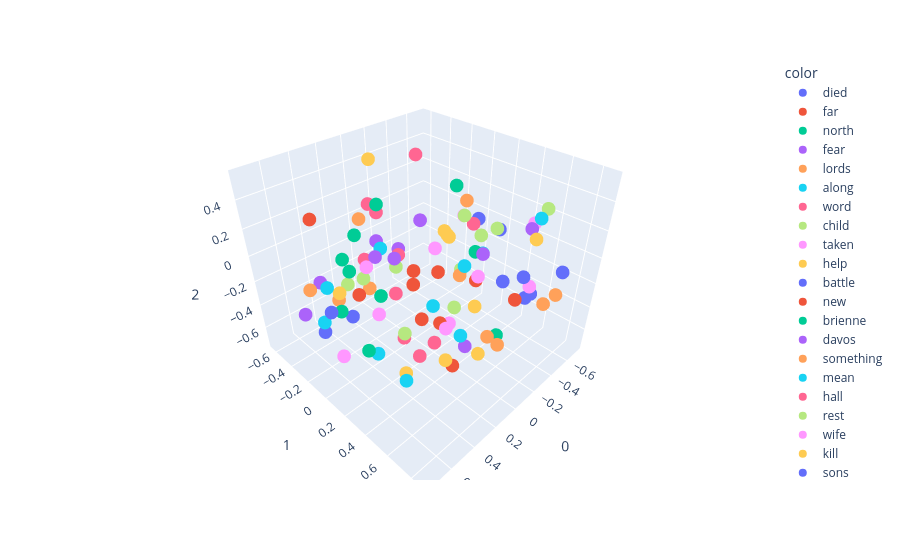

Notebook code for this chart:
### Code cell
import plotly.express as px

fig = px.scatter_3d(
    X[200:300],
    x=0, y=1, z=2,
    color=y[200:300],
    color_continuous_scale="Plasma"
)

fig.show()

### Figure 1 — Plotly figure (JSON) as saved in the notebook; plotly's stock layout.template omitted (floating-point values rounded to 4 significant figures)
{"data": [{"hovertemplate": "color=died<br>0=%{x}<br>1=%{y}<br>2=%{z}<extra></extra>", "legendgroup": "died", "marker": {"color": "#636efa", "symbol": "circle"}, "mode": "markers", "name": "died", "scene": "scene", "showlegend": true, "type": "scatter3d", "x": [-0.353], "y": [0.628], "z": [-0.08094]}, {"hovertemplate": "color=far<br>0=%{x}<br>1=%{y}<br>2=%{z}<extra></extra>", "legendgroup": "far", "marker": {"color": "#EF553B", "symbol": "circle"}, "mode": "markers", "name": "far", "scene": "scene", "showlegend": true, "type": "scatter3d", "x": [-0.001921], "y": [0.07323], "z": [-0.5517]}, {"hovertemplate": "color=north<br>0=%{x}<br>1=%{y}<br>2=%{z}<extra></extra>", "legendgroup": "north", "marker": {"color": "#00cc96", "symbol": "circle"}, "mode": "markers", "name": "north", "scene": "scene", "showlegend": true, "type": "scatter3d", "x": [-0.1081], "y": [0.637], "z": [-0.405]}, {"hovertemplate": "color=fear<br>0=%{x}<br>1=%{y}<br>2=%{z}<extra></extra>", "legendgroup": "fear", "marker": {"color": "#ab63fa", "symbol": "circle"}, "mode": "markers", "name": "fear", "scene": "scene", "showlegend": true, "type": "scatter3d", "x": [-0.2502], "y": [-0.4301], "z": [-0.3061]}, {"hovertemplate": "color=lords<br>0=%{x}<br>1=%{y}<br>2=%{z}<extra></extra>", "legendgroup": "lords", "marker": {"color": "#FFA15A", "symbol": "circle"}, "mode": "markers", "name": "lords", "scene": "scene", "showlegend": true, "type": "scatter3d", "x": [-0.4135], "y": [0.8332], "z": [-0.1426]}, {"hovertemplate": "color=along<br>0=%{x}<br>1=%{y}<br>2=%{z}<extra></extra>", "legendgroup": "along", "marker": {"color": "#19d3f3", "symbol": "circle"}, "mode": "markers", "name": "along", "scene": "scene", "showlegend": true, "type": "scatter3d", "x": [0.5303], "y": [0.4845], "z": [-0.4487]}, {"hovertemplate": "color=word<br>0=%{x}<br>1=%{y}<br>2=%{z}<extra></extra>", "legendgroup": "word", "marker": {"color": "#FF6692", "symbol": "circle"}, "mode": "markers", "name": "word", "scene": "scene", "showlegend": true, "type": "scatter3d", "x": [-0.607], "y": [-0.0005752], "z": [-0.0563]}, {"hovertemplate": "color=child<br>0=%{x}<br>1=%{y}<br>2=%{z}<extra></extra>", "legendgroup": "child", "marker": {"color": "#B6E880", "symbol": "circle"}, "mode": "markers", "name": "child", "scene": "scene", "showlegend": true, "type": "scatter3d", "x": [-0.5649], "y": [-0.05469], "z": [0.007146]}, {"hovertemplate": "color=taken<br>0=%{x}<br>1=%{y}<br>2=%{z}<extra></extra>", "legendgroup": "taken", "marker": {"color": "#FF97FF", "symbol": "circle"}, "mode": "markers", "name": "taken", "scene": "scene", "showlegend": true, "type": "scatter3d", "x": [-0.4131], "y": [0.643], "z": [-0.1791]}, {"hovertemplate": "color=help<br>0=%{x}<br>1=%{y}<br>2=%{z}<extra></extra>", "legendgroup": "help", "marker": {"color": "#FECB52", "symbol": "circle"}, "mode": "markers", "name": "help", "scene": "scene", "showlegend": true, "type": "scatter3d", "x": [-0.5001], "y": [-0.1875], "z": [-0.151]}, {"hovertemplate": "color=battle<br>0=%{x}<br>1=%{y}<br>2=%{z}<extra></extra>", "legendgroup": "battle", "marker": {"color": "#636efa", "symbol": "circle"}, "mode": "markers", "name": "battle", "scene": "scene", "showlegend": true, "type": "scatter3d", "x": [-0.4136], "y": [0.6582], "z": [-0.23]}, {"hovertemplate": "color=new<br>0=%{x}<br>1=%{y}<br>2=%{z}<extra></extra>", "legendgroup": "new", "marker": {"color": "#EF553B", "symbol": "circle"}, "mode": "markers", "name": "new", "scene": "scene", "showlegend": true, "type": "scatter3d", "x": [-0.2924], "y": [0.6245], "z": [-0.2298]}, {"hovertemplate": "color=brienne<br>0=%{x}<br>1=%{y}<br>2=%{z}<extra></extra>", "legendgroup": "brienne", "marker": {"color": "#00cc96", "symbol": "circle"}, "mode": "markers", "name": "brienne", "scene": "scene", "showlegend": true, "type": "scatter3d", "x": [0.08434], "y": [-0.2499], "z": [0.2661]}, {"hovertemplate": "color=davos<br>0=%{x}<br>1=%{y}<br>2=%{z}<extra></extra>", "legendgroup": "davos", "marker": {"color": "#ab63fa", "symbol": "circle"}, "mode": "markers", "name": "davos", "scene": "scene", "showlegend": true, "type": "scatter3d", "x": [-0.07405], "y": [-0.01126], "z": [0.1832]}, {"hovertemplate": "color=something<br>0=%{x}<br>1=%{y}<br>2=%{z}<extra></extra>", "legendgroup": "something", "marker": {"color": "#FFA15A", "symbol": "circle"}, "mode": "markers", "name": "something", "scene": "scene", "showlegend": true, "type": "scatter3d", "x": [-0.05181], "y": [-0.6332], "z": [-0.04847]}, {"hovertemplate": "color=mean<br>0=%{x}<br>1=%{y}<br>2=%{z}<extra></extra>", "legendgroup": "mean", "marker": {"color": "#19d3f3", "symbol": "circle"}, "mode": "markers", "name": "mean", "scene": "scene", "showlegend": true, "type": "scatter3d", "x": [-0.6762], "y": [0.05118], "z": [-0.3204]}, {"hovertemplate": "color=hall<br>0=%{x}<br>1=%{y}<br>2=%{z}<extra></extra>", "legendgroup": "hall", "marker": {"color": "#FF6692", "symbol": "circle"}, "mode": "markers", "name": "hall", "scene": "scene", "showlegend": true, "type": "scatter3d", "x": [0.4014], "y": [0.5823], "z": [-0.166]}, {"hovertemplate": "color=rest<br>0=%{x}<br>1=%{y}<br>2=%{z}<extra></extra>", "legendgroup": "rest", "marker": {"color": "#B6E880", "symbol": "circle"}, "mode": "markers", "name": "rest", "scene": "scene", "showlegend": true, "type": "scatter3d", "x": [-0.1818], "y": [0.2142], "z": [-0.4671]}, {"hovertemplate": "color=wife<br>0=%{x}<br>1=%{y}<br>2=%{z}<extra></extra>", "legendgroup": "wife", "marker": {"color": "#FF97FF", "symbol": "circle"}, "mode": "markers", "name": "wife", "scene": "scene", "showlegend": true, "type": "scatter3d", "x": [-0.5658], "y": [0.5271], "z": [0.1797]}, {"hovertemplate": "color=kill<br>0=%{x}<br>1=%{y}<br>2=%{z}<extra></extra>", "legendgroup": "kill", "marker": {"color": "#FECB52", "symbol": "circle"}, "mode": "markers", "name": "kill", "scene": "scene", "showlegend": true, "type": "scatter3d", "x": [-0.5688], "y": [-0.2182], "z": [-0.2284]}, {"hovertemplate": "color=sons<br>0=%{x}<br>1=%{y}<br>2=%{z}<extra></extra>", "legendgroup": "sons", "marker": {"color": "#636efa", "symbol": "circle"}, "mode": "markers", "name": "sons", "scene": "scene", "showlegend": true, "type": "scatter3d", "x": [-0.4551], "y": [0.8308], "z": [0.006733]}, {"hovertemplate": "color=strong<br>0=%{x}<br>1=%{y}<br>2=%{z}<extra></extra>", "legendgroup": "strong", "marker": {"color": "#EF553B", "symbol": "circle"}, "mode": "markers", "name": "strong", "scene": "scene", "showlegend": true, "type": "scatter3d", "x": [-0.1556], "y": [0.07801], "z": [-0.2192]}, {"hovertemplate": "color=steel<br>0=%{x}<br>1=%{y}<br>2=%{z}<extra></extra>", "legendgroup": "steel", "marker": {"color": "#00cc96", "symbol": "circle"}, "mode": "markers", "name": "steel", "scene": "scene", "showlegend": true, "type": "scatter3d", "x": [0.6827], "y": [0.1282], "z": [-0.04424]}, {"hovertemplate": "color=days<br>0=%{x}<br>1=%{y}<br>2=%{z}<extra></extra>", "legendgroup": "days", "marker": {"color": "#ab63fa", "symbol": "circle"}, "mode": "markers", "name": "days", "scene": "scene", "showlegend": true, "type": "scatter3d", "x": [-0.1027], "y": [0.3937], "z": [-0.663]}, {"hovertemplate": "color=began<br>0=%{x}<br>1=%{y}<br>2=%{z}<extra></extra>", "legendgroup": "began", "marker": {"color": "#FFA15A", "symbol": "circle"}, "mode": "markers", "name": "began", "scene": "scene", "showlegend": true, "type": "scatter3d", "x": [0.5139], "y": [-0.1458], "z": [-0.2105]}, {"hovertemplate": "color=sound<br>0=%{x}<br>1=%{y}<br>2=%{z}<extra></extra>", "legendgroup": "sound", "marker": {"color": "#19d3f3", "symbol": "circle"}, "mode": "markers", "name": "sound", "scene": "scene", "showlegend": true, "type": "scatter3d", "x": [0.4868], "y": [-0.3114], "z": [-0.2199]}, {"hovertemplate": "color=past<br>0=%{x}<br>1=%{y}<br>2=%{z}<extra></extra>", "legendgroup": "past", "marker": {"color": "#FF6692", "symbol": "circle"}, "mode": "markers", "name": "past", "scene": "scene", "showlegend": true, "type": "scatter3d", "x": [0.4392], "y": [0.5037], "z": [-0.2984]}, {"hovertemplate": "color=tywin<br>0=%{x}<br>1=%{y}<br>2=%{z}<extra></extra>", "legendgroup": "tywin", "marker": {"color": "#B6E880", "symbol": "circle"}, "mode": "markers", "name": "tywin", "scene": "scene", "showlegend": true, "type": "scatter3d", "x": [-0.3834], "y": [0.372], "z": [0.153]}, {"hovertemplate": "color=dragons<br>0=%{x}<br>1=%{y}<br>2=%{z}<extra></extra>", "legendgroup": "dragons", "marker": {"color": "#FF97FF", "symbol": "circle"}, "mode": "markers", "name": "dragons", "scene": "scene", "showlegend": true, "type": "scatter3d", "x": [-0.1382], "y": [0.2101], "z": [-0.5894]}, {"hovertemplate": "color=tower<br>0=%{x}<br>1=%{y}<br>2=%{z}<extra></extra>", "legendgroup": "tower", "marker": {"color": "#FECB52", "symbol": "circle"}, "mode": "markers", "name": "tower", "scene": "scene", "showlegend": true, "type": "scatter3d", "x": [0.3571], "y": [0.6292], "z": [-0.3008]}, {"hovertemplate": "color=killed<br>0=%{x}<br>1=%{y}<br>2=%{z}<extra></extra>", "legendgroup": "killed", "marker": {"color": "#636efa", "symbol": "circle"}, "mode": "markers", "name": "killed", "scene": "scene", "showlegend": true, "type": "scatter3d", "x": [-0.5677], "y": [0.2619], "z": [0.02231]}, {"hovertemplate": "color=life<br>0=%{x}<br>1=%{y}<br>2=%{z}<extra></extra>", "legendgroup": "life", "marker": {"color": "#EF553B", "symbol": "circle"}, "mode": "markers", "name": "life", "scene": "scene", "showlegend": true, "type": "scatter3d", "x": [-0.552], "y": [0.09897], "z": [-0.4854]}, {"hovertemplate": "color=arm<br>0=%{x}<br>1=%{y}<br>2=%{z}<extra></extra>", "legendgroup": "arm", "marker": {"color": "#00cc96", "symbol": "circle"}, "mode": "markers", "name": "arm", "scene": "scene", "showlegend": true, "type": "scatter3d", "x": [0.4938], "y": [0.05061], "z": [0.3423]}, {"hovertemplate": "color=tried<br>0=%{x}<br>1=%{y}<br>2=%{z}<extra></extra>", "legendgroup": "tried", "marker": {"color": "#ab63fa", "symbol": "circle"}, "mode": "markers", "name": "tried", "scene": "scene", "showlegend": true, "type": "scatter3d", "x": [0.02145], "y": [-0.3525], "z": [-0.08168]}, {"hovertemplate": "color=knights<br>0=%{x}<br>1=%{y}<br>2=%{z}<extra></extra>", "legendgroup": "knights", "marker": {"color": "#FFA15A", "symbol": "circle"}, "mode": "markers", "name": "knights", "scene": "scene", "showlegend": true, "type": "scatter3d", "x": [-0.21], "y": [0.8702], "z": [-0.07629]}, {"hovertemplate": "color=free<br>0=%{x}<br>1=%{y}<br>2=%{z}<extra></extra>", "legendgroup": "free", "marker": {"color": "#19d3f3", "symbol": "circle"}, "mode": "markers", "name": "free", "scene": "scene", "showlegend": true, "type": "scatter3d", "x": [-0.1105], "y": [0.3432], "z": [-0.6028]}, {"hovertemplate": "color=thing<br>0=%{x}<br>1=%{y}<br>2=%{z}<extra></extra>", "legendgroup": "thing", "marker": {"color": "#FF6692", "symbol": "circle"}, "mode": "markers", "name": "thing", "scene": "scene", "showlegend": true, "type": "scatter3d", "x": [-0.1702], "y": [-0.3428], "z": [-0.2825]}, {"hovertemplate": "color=bloody<br>0=%{x}<br>1=%{y}<br>2=%{z}<extra></extra>", "legendgroup": "bloody", "marker": {"color": "#B6E880", "symbol": "circle"}, "mode": "markers", "name": "bloody", "scene": "scene", "showlegend": true, "type": "scatter3d", "x": [-0.01], "y": [-0.1897], "z": [-0.2357]}, {"hovertemplate": "color=bear<br>0=%{x}<br>1=%{y}<br>2=%{z}<extra></extra>", "legendgroup": "bear", "marker": {"color": "#FF97FF", "symbol": "circle"}, "mode": "markers", "name": "bear", "scene": "scene", "showlegend": true, "type": "scatter3d", "x": [-0.07101], "y": [0.1271], "z": [0.03446]}, {"hovertemplate": "color=pale<br>0=%{x}<br>1=%{y}<br>2=%{z}<extra></extra>", "legendgroup": "pale", "marker": {"color": "#FECB52", "symbol": "circle"}, "mode": "markers", "name": "pale", "scene": "scene", "showlegend": true, "type": "scatter3d", "x": [0.7004], "y": [0.1568], "z": [0.1119]}, {"hovertemplate": "color=love<br>0=%{x}<br>1=%{y}<br>2=%{z}<extra></extra>", "legendgroup": "love", "marker": {"color": "#636efa", "symbol": "circle"}, "mode": "markers", "name": "love", "scene": "scene", "showlegend": true, "type": "scatter3d", "x": [-0.7259], "y": [-0.05066], "z": [-0.08176]}, {"hovertemplate": "color=sat<br>0=%{x}<br>1=%{y}<br>2=%{z}<extra></extra>", "legendgroup": "sat", "marker": {"color": "#EF553B", "symbol": "circle"}, "mode": "markers", "name": "sat", "scene": "scene", "showlegend": true, "type": "scatter3d", "x": [0.4873], "y": [0.5093], "z": [0.2439]}, {"hovertemplate": "color=bring<br>0=%{x}<br>1=%{y}<br>2=%{z}<extra></extra>", "legendgroup": "bring", "marker": {"color": "#00cc96", "symbol": "circle"}, "mode": "markers", "name": "bring", "scene": "scene", "showlegend": true, "type": "scatter3d", "x": [-0.5045], "y": [0.1139], "z": [-0.1988]}, {"hovertemplate": "color=bed<br>0=%{x}<br>1=%{y}<br>2=%{z}<extra></extra>", "legendgroup": "bed", "marker": {"color": "#ab63fa", "symbol": "circle"}, "mode": "markers", "name": "bed", "scene": "scene", "showlegend": true, "type": "scatter3d", "x": [0.1567], "y": [-0.2048], "z": [-0.08177]}, {"hovertemplate": "color=heart<br>0=%{x}<br>1=%{y}<br>2=%{z}<extra></extra>", "legendgroup": "heart", "marker": {"color": "#FFA15A", "symbol": "circle"}, "mode": "markers", "name": "heart", "scene": "scene", "showlegend": true, "type": "scatter3d", "x": [0.3161], "y": [-0.07918], "z": [-0.1893]}, {"hovertemplate": "color=horses<br>0=%{x}<br>1=%{y}<br>2=%{z}<extra></extra>", "legendgroup": "horses", "marker": {"color": "#19d3f3", "symbol": "circle"}, "mode": "markers", "name": "horses", "scene": "scene", "showlegend": true, "type": "scatter3d", "x": [0.4297], "y": [0.1078], "z": [-0.5629]}, {"hovertemplate": "color=moment<br>0=%{x}<br>1=%{y}<br>2=%{z}<extra></extra>", "legendgroup": "moment", "marker": {"color": "#FF6692", "symbol": "circle"}, "mode": "markers", "name": "moment", "scene": "scene", "showlegend": true, "type": "scatter3d", "x": [0.04555], "y": [-0.3876], "z": [0.2034]}, {"hovertemplate": "color=close<br>0=%{x}<br>1=%{y}<br>2=%{z}<extra></extra>", "legendgroup": "close", "marker": {"color": "#B6E880", "symbol": "circle"}, "mode": "markers", "name": "close", "scene": "scene", "showlegend": true, "type": "scatter3d", "x": [0.3433], "y": [-0.1014], "z": [-0.1089]}, {"hovertemplate": "color=cut<br>0=%{x}<br>1=%{y}<br>2=%{z}<extra></extra>", "legendgroup": "cut", "marker": {"color": "#FF97FF", "symbol": "circle"}, "mode": "markers", "name": "cut", "scene": "scene", "showlegend": true, "type": "scatter3d", "x": [0.307], "y": [-0.1095], "z": [-0.04269]}, {"hovertemplate": "color=smile<br>0=%{x}<br>1=%{y}<br>2=%{z}<extra></extra>", "legendgroup": "smile", "marker": {"color": "#FECB52", "symbol": "circle"}, "mode": "markers", "name": "smile", "scene": "scene", "showlegend": true, "type": "scatter3d", "x": [0.04573], "y": [-0.3491], "z": [0.5312]}, {"hovertemplate": "color=inside<br>0=%{x}<br>1=%{y}<br>2=%{z}<extra></extra>", "legendgroup": "inside", "marker": {"color": "#636efa", "symbol": "circle"}, "mode": "markers", "name": "inside", "scene": "scene", "showlegend": true, "type": "scatter3d", "x": [0.6874], "y": [-0.07219], "z": [-0.3241]}, {"hovertemplate": "color=dragon<br>0=%{x}<br>1=%{y}<br>2=%{z}<extra></extra>", "legendgroup": "dragon", "marker": {"color": "#EF553B", "symbol": "circle"}, "mode": "markers", "name": "dragon", "scene": "scene", "showlegend": true, "type": "scatter3d", "x": [0.0443], "y": [0.2913], "z": [-0.4244]}, {"hovertemplate": "color=brown<br>0=%{x}<br>1=%{y}<br>2=%{z}<extra></extra>", "legendgroup": "brown", "marker": {"color": "#00cc96", "symbol": "circle"}, "mode": "markers", "name": "brown", "scene": "scene", "showlegend": true, "type": "scatter3d", "x": [0.627], "y": [0.1613], "z": [0.2204]}, {"hovertemplate": "color=hot<br>0=%{x}<br>1=%{y}<br>2=%{z}<extra></extra>", "legendgroup": "hot", "marker": {"color": "#ab63fa", "symbol": "circle"}, "mode": "markers", "name": "hot", "scene": "scene", "showlegend": true, "type": "scatter3d", "x": [0.4446], "y": [-0.4581], "z": [-0.2752]}, {"hovertemplate": "color=four<br>0=%{x}<br>1=%{y}<br>2=%{z}<extra></extra>", "legendgroup": "four", "marker": {"color": "#FFA15A", "symbol": "circle"}, "mode": "markers", "name": "four", "scene": "scene", "showlegend": true, "type": "scatter3d", "x": [0.06184], "y": [0.6908], "z": [-0.2731]}, {"hovertemplate": "color=death<br>0=%{x}<br>1=%{y}<br>2=%{z}<extra></extra>", "legendgroup": "death", "marker": {"color": "#19d3f3", "symbol": "circle"}, "mode": "markers", "name": "death", "scene": "scene", "showlegend": true, "type": "scatter3d", "x": [-0.4824], "y": [0.03856], "z": [-0.3491]}, {"hovertemplate": "color=silver<br>0=%{x}<br>1=%{y}<br>2=%{z}<extra></extra>", "legendgroup": "silver", "marker": {"color": "#FF6692", "symbol": "circle"}, "mode": "markers", "name": "silver", "scene": "scene", "showlegend": true, "type": "scatter3d", "x": [0.532], "y": [0.4236], "z": [0.1639]}, {"hovertemplate": "color=open<br>0=%{x}<br>1=%{y}<br>2=%{z}<extra></extra>", "legendgroup": "open", "marker": {"color": "#B6E880", "symbol": "circle"}, "mode": "markers", "name": "open", "scene": "scene", "showlegend": true, "type": "scatter3d", "x": [0.5437], "y": [0.01284], "z": [0.01195]}, {"hovertemplate": "color=part<br>0=%{x}<br>1=%{y}<br>2=%{z}<extra></extra>", "legendgroup": "part", "marker": {"color": "#FF97FF", "symbol": "circle"}, "mode": "markers", "name": "part", "scene": "scene", "showlegend": true, "type": "scatter3d", "x": [-0.5617], "y": [0.1098], "z": [-0.4496]}, {"hovertemplate": "color=thousand<br>0=%{x}<br>1=%{y}<br>2=%{z}<extra></extra>", "legendgroup": "thousand", "marker": {"color": "#FECB52", "symbol": "circle"}, "mode": "markers", "name": "thousand", "scene": "scene", "showlegend": true, "type": "scatter3d", "x": [-0.01525], "y": [0.5761], "z": [-0.5469]}, {"hovertemplate": "color=landing<br>0=%{x}<br>1=%{y}<br>2=%{z}<extra></extra>", "legendgroup": "landing", "marker": {"color": "#636efa", "symbol": "circle"}, "mode": "markers", "name": "landing", "scene": "scene", "showlegend": true, "type": "scatter3d", "x": [-0.3098], "y": [0.506], "z": [-0.1557]}, {"hovertemplate": "color=going<br>0=%{x}<br>1=%{y}<br>2=%{z}<extra></extra>", "legendgroup": "going", "marker": {"color": "#EF553B", "symbol": "circle"}, "mode": "markers", "name": "going", "scene": "scene", "showlegend": true, "type": "scatter3d", "x": [-0.2797], "y": [-0.296], "z": [-0.4595]}, {"hovertemplate": "color=blue<br>0=%{x}<br>1=%{y}<br>2=%{z}<extra></extra>", "legendgroup": "blue", "marker": {"color": "#00cc96", "symbol": "circle"}, "mode": "markers", "name": "blue", "scene": "scene", "showlegend": true, "type": "scatter3d", "x": [0.5368], "y": [0.305], "z": [0.08437]}, {"hovertemplate": "color=air<br>0=%{x}<br>1=%{y}<br>2=%{z}<extra></extra>", "legendgroup": "air", "marker": {"color": "#ab63fa", "symbol": "circle"}, "mode": "markers", "name": "air", "scene": "scene", "showlegend": true, "type": "scatter3d", "x": [0.7315], "y": [-0.2006], "z": [-0.2344]}, {"hovertemplate": "color=please<br>0=%{x}<br>1=%{y}<br>2=%{z}<extra></extra>", "legendgroup": "please", "marker": {"color": "#FFA15A", "symbol": "circle"}, "mode": "markers", "name": "please", "scene": "scene", "showlegend": true, "type": "scatter3d", "x": [-0.6962], "y": [-0.1493], "z": [0.04435]}, {"hovertemplate": "color=bastard<br>0=%{x}<br>1=%{y}<br>2=%{z}<extra></extra>", "legendgroup": "bastard", "marker": {"color": "#19d3f3", "symbol": "circle"}, "mode": "markers", "name": "bastard", "scene": "scene", "showlegend": true, "type": "scatter3d", "x": [-0.5593], "y": [0.5726], "z": [0.2347]}, {"hovertemplate": "color=laughed<br>0=%{x}<br>1=%{y}<br>2=%{z}<extra></extra>", "legendgroup": "laughed", "marker": {"color": "#FF6692", "symbol": "circle"}, "mode": "markers", "name": "laughed", "scene": "scene", "showlegend": true, "type": "scatter3d", "x": [-0.1875], "y": [-0.1643], "z": [0.5479]}, {"hovertemplate": "color=uncle<br>0=%{x}<br>1=%{y}<br>2=%{z}<extra></extra>", "legendgroup": "uncle", "marker": {"color": "#B6E880", "symbol": "circle"}, "mode": "markers", "name": "uncle", "scene": "scene", "showlegend": true, "type": "scatter3d", "x": [-0.6894], "y": [0.5357], "z": [0.2393]}, {"hovertemplate": "color=rose<br>0=%{x}<br>1=%{y}<br>2=%{z}<extra></extra>", "legendgroup": "rose", "marker": {"color": "#FF97FF", "symbol": "circle"}, "mode": "markers", "name": "rose", "scene": "scene", "showlegend": true, "type": "scatter3d", "x": [0.6533], "y": [0.4259], "z": [0.09608]}, {"hovertemplate": "color=river<br>0=%{x}<br>1=%{y}<br>2=%{z}<extra></extra>", "legendgroup": "river", "marker": {"color": "#FECB52", "symbol": "circle"}, "mode": "markers", "name": "river", "scene": "scene", "showlegend": true, "type": "scatter3d", "x": [0.4288], "y": [0.3715], "z": [-0.5464]}, {"hovertemplate": "color=war<br>0=%{x}<br>1=%{y}<br>2=%{z}<extra></extra>", "legendgroup": "war", "marker": {"color": "#636efa", "symbol": "circle"}, "mode": "markers", "name": "war", "scene": "scene", "showlegend": true, "type": "scatter3d", "x": [-0.5627], "y": [0.5326], "z": [-0.4174]}, {"hovertemplate": "color=fell<br>0=%{x}<br>1=%{y}<br>2=%{z}<extra></extra>", "legendgroup": "fell", "marker": {"color": "#EF553B", "symbol": "circle"}, "mode": "markers", "name": "fell", "scene": "scene", "showlegend": true, "type": "scatter3d", "x": [0.6012], "y": [0.1959], "z": [0.0674]}, {"hovertemplate": "color=sun<br>0=%{x}<br>1=%{y}<br>2=%{z}<extra></extra>", "legendgroup": "sun", "marker": {"color": "#00cc96", "symbol": "circle"}, "mode": "markers", "name": "sun", "scene": "scene", "showlegend": true, "type": "scatter3d", "x": [0.5457], "y": [0.1656], "z": [-0.4158]}, {"hovertemplate": "color=wolf<br>0=%{x}<br>1=%{y}<br>2=%{z}<extra></extra>", "legendgroup": "wolf", "marker": {"color": "#ab63fa", "symbol": "circle"}, "mode": "markers", "name": "wolf", "scene": "scene", "showlegend": true, "type": "scatter3d", "x": [0.07886], "y": [-0.1007], "z": [-0.08137]}, {"hovertemplate": "color=swords<br>0=%{x}<br>1=%{y}<br>2=%{z}<extra></extra>", "legendgroup": "swords", "marker": {"color": "#FFA15A", "symbol": "circle"}, "mode": "markers", "name": "swords", "scene": "scene", "showlegend": true, "type": "scatter3d", "x": [-0.05105], "y": [0.6922], "z": [-0.4133]}, {"hovertemplate": "color=golden<br>0=%{x}<br>1=%{y}<br>2=%{z}<extra></extra>", "legendgroup": "golden", "marker": {"color": "#19d3f3", "symbol": "circle"}, "mode": "markers", "name": "golden", "scene": "scene", "showlegend": true, "type": "scatter3d", "x": [0.4603], "y": [0.6247], "z": [0.1551]}, {"hovertemplate": "color=sleep<br>0=%{x}<br>1=%{y}<br>2=%{z}<extra></extra>", "legendgroup": "sleep", "marker": {"color": "#FF6692", "symbol": "circle"}, "mode": "markers", "name": "sleep", "scene": "scene", "showlegend": true, "type": "scatter3d", "x": [0.03605], "y": [-0.4838], "z": [-0.2932]}, {"hovertemplate": "color=without<br>0=%{x}<br>1=%{y}<br>2=%{z}<extra></extra>", "legendgroup": "without", "marker": {"color": "#B6E880", "symbol": "circle"}, "mode": "markers", "name": "without", "scene": "scene", "showlegend": true, "type": "scatter3d", "x": [-0.5113], "y": [-0.01892], "z": [-0.4229]}, {"hovertemplate": "color=speak<br>0=%{x}<br>1=%{y}<br>2=%{z}<extra></extra>", "legendgroup": "speak", "marker": {"color": "#FF97FF", "symbol": "circle"}, "mode": "markers", "name": "speak", "scene": "scene", "showlegend": true, "type": "scatter3d", "x": [-0.6672], "y": [-0.1448], "z": [-0.06833]}, {"hovertemplate": "color=certain<br>0=%{x}<br>1=%{y}<br>2=%{z}<extra></extra>", "legendgroup": "certain", "marker": {"color": "#FECB52", "symbol": "circle"}, "mode": "markers", "name": "certain", "scene": "scene", "showlegend": true, "type": "scatter3d", "x": [-0.5596], "y": [-0.1932], "z": [-0.2305]}, {"hovertemplate": "color=full<br>0=%{x}<br>1=%{y}<br>2=%{z}<extra></extra>", "legendgroup": "full", "marker": {"color": "#636efa", "symbol": "circle"}, "mode": "markers", "name": "full", "scene": "scene", "showlegend": true, "type": "scatter3d", "x": [0.4364], "y": [-0.1252], "z": [-0.3824]}, {"hovertemplate": "color=beyond<br>0=%{x}<br>1=%{y}<br>2=%{z}<extra></extra>", "legendgroup": "beyond", "marker": {"color": "#EF553B", "symbol": "circle"}, "mode": "markers", "name": "beyond", "scene": "scene", "showlegend": true, "type": "scatter3d", "x": [0.08514], "y": [0.4496], "z": [-0.6741]}, {"hovertemplate": "color=feel<br>0=%{x}<br>1=%{y}<br>2=%{z}<extra></extra>", "legendgroup": "feel", "marker": {"color": "#00cc96", "symbol": "circle"}, "mode": "markers", "name": "feel", "scene": "scene", "showlegend": true, "type": "scatter3d", "x": [0.2505], "y": [-0.4536], "z": [-0.1764]}, {"hovertemplate": "color=send<br>0=%{x}<br>1=%{y}<br>2=%{z}<extra></extra>", "legendgroup": "send", "marker": {"color": "#ab63fa", "symbol": "circle"}, "mode": "markers", "name": "send", "scene": "scene", "showlegend": true, "type": "scatter3d", "x": [-0.5222], "y": [0.17], "z": [-0.1998]}, {"hovertemplate": "color=fight<br>0=%{x}<br>1=%{y}<br>2=%{z}<extra></extra>", "legendgroup": "fight", "marker": {"color": "#FFA15A", "symbol": "circle"}, "mode": "markers", "name": "fight", "scene": "scene", "showlegend": true, "type": "scatter3d", "x": [-0.4826], "y": [-0.004135], "z": [-0.455]}, {"hovertemplate": "color=got<br>0=%{x}<br>1=%{y}<br>2=%{z}<extra></extra>", "legendgroup": "got", "marker": {"color": "#19d3f3", "symbol": "circle"}, "mode": "markers", "name": "got", "scene": "scene", "showlegend": true, "type": "scatter3d", "x": [0.06097], "y": [-0.2627], "z": [-0.08432]}, {"hovertemplate": "color=tongue<br>0=%{x}<br>1=%{y}<br>2=%{z}<extra></extra>", "legendgroup": "tongue", "marker": {"color": "#FF6692", "symbol": "circle"}, "mode": "markers", "name": "tongue", "scene": "scene", "showlegend": true, "type": "scatter3d", "x": [-0.03853], "y": [-0.4088], "z": [0.09944]}, {"hovertemplate": "color=set<br>0=%{x}<br>1=%{y}<br>2=%{z}<extra></extra>", "legendgroup": "set", "marker": {"color": "#B6E880", "symbol": "circle"}, "mode": "markers", "name": "set", "scene": "scene", "showlegend": true, "type": "scatter3d", "x": [0.391], "y": [0.3276], "z": [-0.2696]}, {"hovertemplate": "color=rode<br>0=%{x}<br>1=%{y}<br>2=%{z}<extra></extra>", "legendgroup": "rode", "marker": {"color": "#FF97FF", "symbol": "circle"}, "mode": "markers", "name": "rode", "scene": "scene", "showlegend": true, "type": "scatter3d", "x": [0.36], "y": [0.6269], "z": [-0.05994]}, {"hovertemplate": "color=captain<br>0=%{x}<br>1=%{y}<br>2=%{z}<extra></extra>", "legendgroup": "captain", "marker": {"color": "#FECB52", "symbol": "circle"}, "mode": "markers", "name": "captain", "scene": "scene", "showlegend": true, "type": "scatter3d", "x": [-0.2854], "y": [0.7197], "z": [0.2668]}, {"hovertemplate": "color=thick<br>0=%{x}<br>1=%{y}<br>2=%{z}<extra></extra>", "legendgroup": "thick", "marker": {"color": "#636efa", "symbol": "circle"}, "mode": "markers", "name": "thick", "scene": "scene", "showlegend": true, "type": "scatter3d", "x": [0.7507], "y": [0.1311], "z": [-0.008838]}, {"hovertemplate": "color=throat<br>0=%{x}<br>1=%{y}<br>2=%{z}<extra></extra>", "legendgroup": "throat", "marker": {"color": "#EF553B", "symbol": "circle"}, "mode": "markers", "name": "throat", "scene": "scene", "showlegend": true, "type": "scatter3d", "x": [0.5452], "y": [-0.3053], "z": [0.319]}, {"hovertemplate": "color=fool<br>0=%{x}<br>1=%{y}<br>2=%{z}<extra></extra>", "legendgroup": "fool", "marker": {"color": "#00cc96", "symbol": "circle"}, "mode": "markers", "name": "fool", "scene": "scene", "showlegend": true, "type": "scatter3d", "x": [-0.5517], "y": [-0.1297], "z": [0.2222]}, {"hovertemplate": "color=renly<br>0=%{x}<br>1=%{y}<br>2=%{z}<extra></extra>", "legendgroup": "renly", "marker": {"color": "#ab63fa", "symbol": "circle"}, "mode": "markers", "name": "renly", "scene": "scene", "showlegend": true, "type": "scatter3d", "x": [-0.4795], "y": [0.5646], "z": [0.1903]}, {"hovertemplate": "color=legs<br>0=%{x}<br>1=%{y}<br>2=%{z}<extra></extra>", "legendgroup": "legs", "marker": {"color": "#FFA15A", "symbol": "circle"}, "mode": "markers", "name": "legs", "scene": "scene", "showlegend": true, "type": "scatter3d", "x": [0.7164], "y": [-0.1231], "z": [-0.01146]}, {"hovertemplate": "color=deep<br>0=%{x}<br>1=%{y}<br>2=%{z}<extra></extra>", "legendgroup": "deep", "marker": {"color": "#19d3f3", "symbol": "circle"}, "mode": "markers", "name": "deep", "scene": "scene", "showlegend": true, "type": "scatter3d", "x": [0.7547], "y": [0.05201], "z": [-0.1273]}, {"hovertemplate": "color=world<br>0=%{x}<br>1=%{y}<br>2=%{z}<extra></extra>", "legendgroup": "world", "marker": {"color": "#FF6692", "symbol": "circle"}, "mode": "markers", "name": "world", "scene": "scene", "showlegend": true, "type": "scatter3d", "x": [0.07578], "y": [-0.02866], "z": [-0.7439]}, {"hovertemplate": "color=call<br>0=%{x}<br>1=%{y}<br>2=%{z}<extra></extra>", "legendgroup": "call", "marker": {"color": "#B6E880", "symbol": "circle"}, "mode": "markers", "name": "call", "scene": "scene", "showlegend": true, "type": "scatter3d", "x": [-0.6272], "y": [0.06109], "z": [-0.1366]}, {"hovertemplate": "color=trees<br>0=%{x}<br>1=%{y}<br>2=%{z}<extra></extra>", "legendgroup": "trees", "marker": {"color": "#FF97FF", "symbol": "circle"}, "mode": "markers", "name": "trees", "scene": "scene", "showlegend": true, "type": "scatter3d", "x": [0.6943], "y": [0.1123], "z": [-0.3964]}, {"hovertemplate": "color=rock<br>0=%{x}<br>1=%{y}<br>2=%{z}<extra></extra>", "legendgroup": "rock", "marker": {"color": "#FECB52", "symbol": "circle"}, "mode": "markers", "name": "rock", "scene": "scene", "showlegend": true, "type": "scatter3d", "x": [0.09569], "y": [0.6076], "z": [-0.06926]}], "layout": {"legend": {"title": {"text": "color"}, "tracegroupgap": 0}, "margin": {"t": 60}, "scene": {"domain": {"x": [0, 1], "y": [0, 1]}, "xaxis": {"title": {"text": "0"}}, "yaxis": {"title": {"text": "1"}}, "zaxis": {"title": {"text": "2"}}}}}
